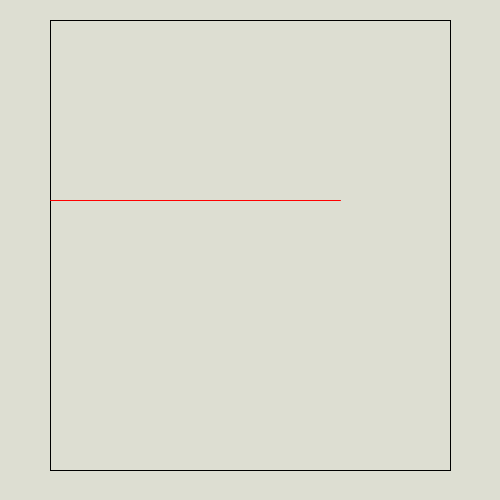
Frame 1 (no input)
Frame 60 (the mouse pressed at the canvas centre just before this capture): identical to frame 1, image omitted
Frame 120 (the mouse held since frame 60 and released just before this capture): identical to frame 1, image omitted

The Processing sketch that drew this single still picture (run headless with seeded random() and noise(); from frame 60 on, the mouse is pressed at the canvas centre):

// Processing sketch: question_2
// ── question_2.pde
void setup() {

  size(500, 500);
  background(221,222,210);
}

void draw() {
  

  
  
  fill(221,222,210);
  stroke(0);
  rect(50,20,400,450);
  
  
  
  
  
  stroke(255,0,0);
  line(50,200,340,200);
  

  

}
